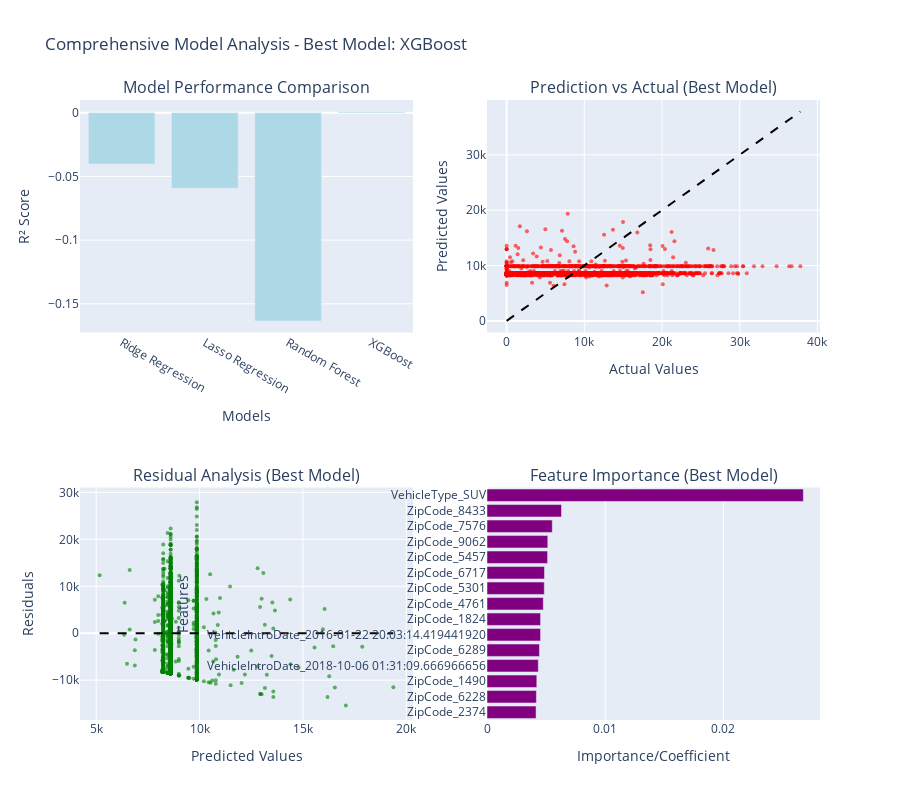

Write notebook code for a chart like this one.
### Markdown cell above
## 📈 Model Performance Visualization

### Code cell
# Create comprehensive performance visualization
fig = make_subplots(
    rows=2, cols=2,
    subplot_titles=[
        'Model Performance Comparison',
        'Prediction vs Actual (Best Model)',
        'Residual Analysis (Best Model)',
        'Feature Importance (Best Model)'
    ],
    specs=[[{"secondary_y": False}, {"secondary_y": False}],
           [{"secondary_y": False}, {"secondary_y": False}]]
)

# 1. Model performance comparison
models_list = comparison_df['Model'].tolist()
r2_scores = comparison_df['Val_R²'].tolist()
rmse_scores = comparison_df['Val_RMSE'].tolist()

fig.add_trace(
    go.Bar(
        x=models_list,
        y=r2_scores,
        name='Validation R²',
        marker_color='lightblue'
    ),
    row=1, col=1
)

# 2. Prediction vs Actual for best model
y_val_pred_best = best_results['predictions']['val']

fig.add_trace(
    go.Scatter(
        x=y_val,
        y=y_val_pred_best,
        mode='markers',
        name='Predictions',
        marker=dict(color='red', size=4, opacity=0.6)
    ),
    row=1, col=2
)

# Add perfect prediction line
min_val = min(y_val.min(), y_val_pred_best.min())
max_val = max(y_val.max(), y_val_pred_best.max())
fig.add_trace(
    go.Scatter(
        x=[min_val, max_val],
        y=[min_val, max_val],
        mode='lines',
        name='Perfect Prediction',
        line=dict(color='black', dash='dash')
    ),
    row=1, col=2
)

# 3. Residual analysis
residuals = y_val - y_val_pred_best

fig.add_trace(
    go.Scatter(
        x=y_val_pred_best,
        y=residuals,
        mode='markers',
        name='Residuals',
        marker=dict(color='green', size=4, opacity=0.6)
    ),
    row=2, col=1
)

# Add zero line for residuals
fig.add_trace(
    go.Scatter(
        x=[y_val_pred_best.min(), y_val_pred_best.max()],
        y=[0, 0],
        mode='lines',
        name='Zero Line',
        line=dict(color='black', dash='dash')
    ),
    row=2, col=1
)

# 4. Feature importance (if available)
if hasattr(best_model, 'feature_importances_'):
    # For tree-based models
    importances = best_model.feature_importances_
    feature_names_subset = feature_names[:len(importances)]  # Match length
    
    # Get top 15 features
    top_indices = np.argsort(importances)[-15:]
    top_importances = importances[top_indices]
    top_features = [feature_names_subset[i] for i in top_indices]
    
    fig.add_trace(
        go.Bar(
            x=top_importances,
            y=top_features,
            orientation='h',
            name='Feature Importance',
            marker_color='purple'
        ),
        row=2, col=2
    )
    
elif hasattr(best_model, 'coef_'):
    # For linear models
    coefficients = np.abs(best_model.coef_)
    feature_names_subset = feature_names[:len(coefficients)]
    
    # Get top 15 features
    top_indices = np.argsort(coefficients)[-15:]
    top_coeffs = coefficients[top_indices]
    top_features = [feature_names_subset[i] for i in top_indices]
    
    fig.add_trace(
        go.Bar(
            x=top_coeffs,
            y=top_features,
            orientation='h',
            name='Coefficient Magnitude',
            marker_color='orange'
        ),
        row=2, col=2
    )

# Update layout
fig.update_layout(
    height=800,
    title_text=f"Comprehensive Model Analysis - Best Model: {best_model_name}",
    showlegend=False
)

# Update axes labels
fig.update_xaxes(title_text="Models", row=1, col=1)
fig.update_yaxes(title_text="R² Score", row=1, col=1)

fig.update_xaxes(title_text="Actual Values", row=1, col=2)
fig.update_yaxes(title_text="Predicted Values", row=1, col=2)

fig.update_xaxes(title_text="Predicted Values", row=2, col=1)
fig.update_yaxes(title_text="Residuals", row=2, col=1)

fig.update_xaxes(title_text="Importance/Coefficient", row=2, col=2)
fig.update_yaxes(title_text="Features", row=2, col=2)

fig.show()

print("📊 Comprehensive model analysis visualization created!")

### Figure 1 — Plotly figure (JSON) as saved in the notebook; plotly's stock layout.template omitted (floating-point values rounded to 4 significant figures; data arrays with more than 128 entries replaced by an {"elided": "..."} marker saying what was removed)
{"data": [{"marker": {"color": "lightblue"}, "name": "Validation R²", "type": "bar", "x": ["Ridge Regression", "Lasso Regression", "Random Forest", "XGBoost"], "xaxis": "x", "y": [-0.0403, -0.0593, -0.1634, 0.0009], "yaxis": "y"}, {"marker": {"color": "red", "opacity": 0.6, "size": 4}, "mode": "markers", "name": "Predictions", "type": "scatter", "x": {"elided": "2000 float values"}, "xaxis": "x2", "y": {"elided": "2000 float values"}, "yaxis": "y2"}, {"line": {"color": "black", "dash": "dash"}, "mode": "lines", "name": "Perfect Prediction", "type": "scatter", "x": [0, 37800.0], "xaxis": "x2", "y": [0, 37800.0], "yaxis": "y2"}, {"marker": {"color": "green", "opacity": 0.6, "size": 4}, "mode": "markers", "name": "Residuals", "type": "scatter", "x": {"elided": "2000 float values"}, "xaxis": "x3", "y": {"elided": "2000 float values"}, "yaxis": "y3"}, {"line": {"color": "black", "dash": "dash"}, "mode": "lines", "name": "Zero Line", "type": "scatter", "x": [5167.0, 19370.0], "xaxis": "x3", "y": [0, 0], "yaxis": "y3"}, {"marker": {"color": "purple"}, "name": "Feature Importance", "orientation": "h", "type": "bar", "x": [0.004151, 0.004179, 0.004213, 0.00434, 0.004438, 0.004529, 0.004531, 0.004761, 0.004845, 0.004862, 0.005126, 0.005141, 0.005522, 0.006302, 0.02676], "xaxis": "x4", "y": ["ZipCode_2374", "ZipCode_6228", "ZipCode_1490", "VehicleIntroDate_2018-10-06 01:31:09.666966656", "ZipCode_6289", "VehicleIntroDate_2016-01-22 20:03:14.419441920", "ZipCode_1824", "ZipCode_4761", "ZipCode_5301", "ZipCode_6717", "ZipCode_5457", "ZipCode_9062", "ZipCode_7576", "ZipCode_8433", "VehicleType_SUV"], "yaxis": "y4"}], "layout": {"annotations": [{"font": {"size": 16}, "showarrow": false, "text": "Model Performance Comparison", "x": 0.225, "xanchor": "center", "xref": "paper", "y": 1, "yanchor": "bottom", "yref": "paper"}, {"font": {"size": 16}, "showarrow": false, "text": "Prediction vs Actual (Best Model)", "x": 0.775, "xanchor": "center", "xref": "paper", "y": 1, "yanchor": "bottom", "yref": "paper"}, {"font": {"size": 16}, "showarrow": false, "text": "Residual Analysis (Best Model)", "x": 0.225, "xanchor": "center", "xref": "paper", "y": 0.375, "yanchor": "bottom", "yref": "paper"}, {"font": {"size": 16}, "showarrow": false, "text": "Feature Importance (Best Model)", "x": 0.775, "xanchor": "center", "xref": "paper", "y": 0.375, "yanchor": "bottom", "yref": "paper"}], "height": 800, "showlegend": false, "title": {"text": "Comprehensive Model Analysis - Best Model: XGBoost"}, "xaxis": {"anchor": "y", "domain": [0, 0.45], "title": {"text": "Models"}}, "xaxis2": {"anchor": "y2", "domain": [0.55, 1], "title": {"text": "Actual Values"}}, "xaxis3": {"anchor": "y3", "domain": [0, 0.45], "title": {"text": "Predicted Values"}}, "xaxis4": {"anchor": "y4", "domain": [0.55, 1], "title": {"text": "Importance/Coefficient"}}, "yaxis": {"anchor": "x", "domain": [0.625, 1], "title": {"text": "R² Score"}}, "yaxis2": {"anchor": "x2", "domain": [0.625, 1], "title": {"text": "Predicted Values"}}, "yaxis3": {"anchor": "x3", "domain": [0, 0.375], "title": {"text": "Residuals"}}, "yaxis4": {"anchor": "x4", "domain": [0, 0.375], "title": {"text": "Features"}}}}
